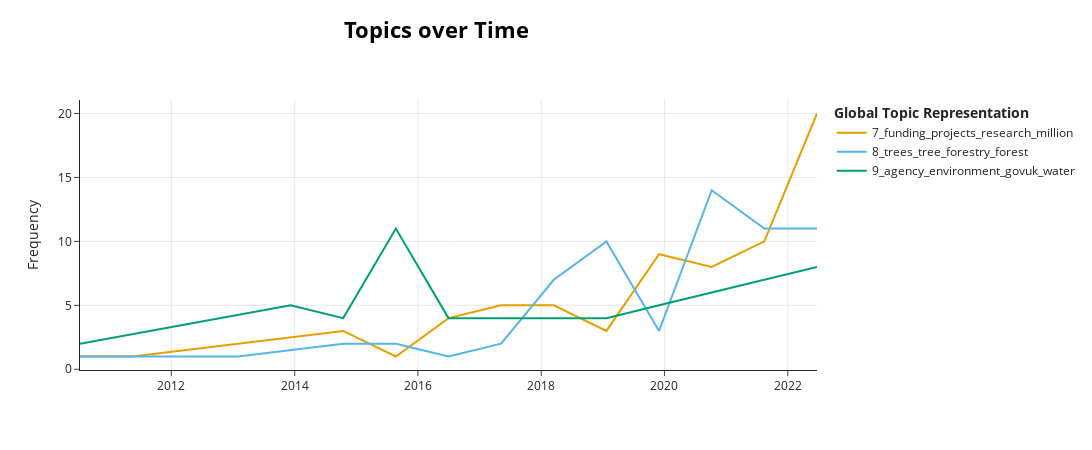

Notebook source saved alongside this figure:
### Code cell
topic_model.visualize_topics_over_time(topics_over_time, topics=[7,8,9])

### Figure 1 — Plotly figure (JSON) as saved in the notebook; plotly's stock layout.template omitted (floating-point values rounded to 4 significant figures)
{"data": [{"hoverinfo": "text", "hovertext": ["<b>Topic 7</b><br>Words: budget, green, caroline, growth, spelman", "<b>Topic 7</b><br>Words: weekly, collections, councils, rubbish, 250million", "<b>Topic 7</b><br>Words: berry, million, scottish, research, plugin", "<b>Topic 7</b><br>Words: communications, 175, tactical, equipment, terminals", "<b>Topic 7</b><br>Words: kpk, apml, projects, intangible, investment", "<b>Topic 7</b><br>Words: a14, funding, housing, projects, cambridge", "<b>Topic 7</b><br>Words: charity, funding, productivity, ammonia, fund", "<b>Topic 7</b><br>Words: 5g, brexit, million, funding, councils", "<b>Topic 7</b><br>Words: investment, research, funding, projects, million", "<b>Topic 7</b><br>Words: 5g, research, clinical, funding, uk", "<b>Topic 7</b><br>Words: carbon, projects, investment, air, funding", "<b>Topic 7</b><br>Words: funding, million, decarbonisation, air, projects"], "marker": {"color": "#E69F00"}, "mode": "lines", "name": "7_funding_projects_research_million", "type": "scatter", "x": ["2010-07-08T18:00:00", "2011-05-16T16:48:00", "2014-10-15T12:00:00", "2015-08-23T10:48:00", "2016-06-30T09:36:00", "2017-05-08T08:24:00", "2018-03-16T07:12:00", "2019-01-22T06:00:00", "2019-11-30T04:48:00", "2020-10-07T03:36:00", "2021-08-15T02:24:00", "2022-06-23T01:12:00"], "y": [1, 1, 3, 1, 4, 5, 5, 3, 9, 8, 10, 20]}, {"hoverinfo": "text", "hovertext": ["<b>Topic 8</b><br>Words: panel, forestry, forests, bishop, reverend", "<b>Topic 8</b><br>Words: forestry, foresters, rural, horticulturalists, rdpe", "<b>Topic 8</b><br>Words: tree, diseases, pests, paterson, trees", "<b>Topic 8</b><br>Words: trees, houghton, dhm, planting, guinness", "<b>Topic 8</b><br>Words: trees, woodland, tree, plant, schools", "<b>Topic 8</b><br>Words: woodland, trees, crowders, hs2, planting", "<b>Topic 8</b><br>Words: forestry, commission, woodlands, forests, hs2", "<b>Topic 8</b><br>Words: tree, trees, forest, forestry, woodland", "<b>Topic 8</b><br>Words: trees, woodland, tree, forestry, planting", "<b>Topic 8</b><br>Words: forestry, trees, forest, tree, plant", "<b>Topic 8</b><br>Words: trees, tree, planting, forestry, forest", "<b>Topic 8</b><br>Words: forest, trees, tree, forests, forestry", "<b>Topic 8</b><br>Words: trees, forestry, tree, forest, forests"], "marker": {"color": "#56B4E9"}, "mode": "lines", "name": "8_trees_tree_forestry_forest", "type": "scatter", "x": ["2010-07-08T18:00:00", "2011-05-16T16:48:00", "2013-01-29T14:24:00", "2014-10-15T12:00:00", "2015-08-23T10:48:00", "2016-06-30T09:36:00", "2017-05-08T08:24:00", "2018-03-16T07:12:00", "2019-01-22T06:00:00", "2019-11-30T04:48:00", "2020-10-07T03:36:00", "2021-08-15T02:24:00", "2022-06-23T01:12:00"], "y": [1, 1, 1, 2, 2, 1, 2, 7, 10, 3, 14, 11, 11]}, {"hoverinfo": "text", "hovertext": ["<b>Topic 9</b><br>Words: gap, copenhagen, staff, unep, agency", "<b>Topic 9</b><br>Words: agency, rhyne, environment, blog, turbine", "<b>Topic 9</b><br>Words: agency, environment, flood, somerset, dredge", "<b>Topic 9</b><br>Words: agency, environment, flood, james, govuk", "<b>Topic 9</b><br>Words: agency, environment, fish, angling, palmers", "<b>Topic 9</b><br>Words: agency, fish, environment, cameras, stocking", "<b>Topic 9</b><br>Words: agency, incident, portal, environment, dry", "<b>Topic 9</b><br>Words: agency, environment, reeds, climate, year", "<b>Topic 9</b><br>Words: otter, agency, environment, trailers, lower", "<b>Topic 9</b><br>Words: agency, angling, waste, environment, devonport", "<b>Topic 9</b><br>Words: agency, environment, landfill, permit, climate", "<b>Topic 9</b><br>Words: agency, environment, dry, water, weather"], "marker": {"color": "#009E73"}, "mode": "lines", "name": "9_agency_environment_govuk_water", "type": "scatter", "x": ["2010-07-08T18:00:00", "2013-12-07T13:12:00", "2014-10-15T12:00:00", "2015-08-23T10:48:00", "2016-06-30T09:36:00", "2017-05-08T08:24:00", "2018-03-16T07:12:00", "2019-01-22T06:00:00", "2019-11-30T04:48:00", "2020-10-07T03:36:00", "2021-08-15T02:24:00", "2022-06-23T01:12:00"], "y": [2, 5, 4, 11, 4, 4, 4, 4, 5, 6, 7, 8]}], "layout": {"height": 450, "hoverlabel": {"bgcolor": "white", "font": {"family": "Rockwell", "size": 16}}, "legend": {"title": {"text": "<b>Global Topic Representation"}}, "title": {"font": {"color": "Black", "size": 22}, "text": "<b>Topics over Time</b>", "x": 0.4, "xanchor": "center", "y": 0.95, "yanchor": "top"}, "width": 1250, "xaxis": {"showgrid": true}, "yaxis": {"showgrid": true, "title": {"text": "Frequency"}}}}
